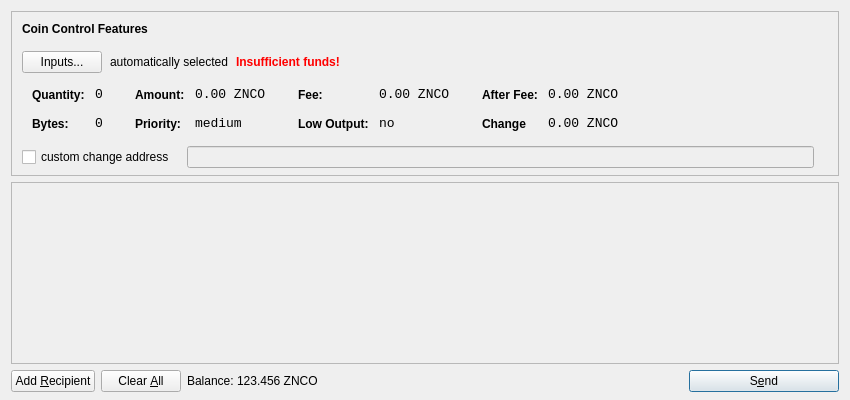
<?xml version="1.0" encoding="UTF-8"?>
<ui version="4.0">
 <class>SendCoinsDialog</class>
 <widget class="QDialog" name="SendCoinsDialog">
  <property name="geometry">
   <rect>
    <x>0</x>
    <y>0</y>
    <width>850</width>
    <height>400</height>
   </rect>
  </property>
  <property name="windowTitle">
   <string>Send Coins</string>
  </property>
  <layout class="QVBoxLayout" name="verticalLayout" stretch="0,1,0">
   <property name="bottomMargin">
    <number>8</number>
   </property>
   <item>
    <widget class="QFrame" name="frameCoinControl">
     <property name="sizePolicy">
      <sizepolicy hsizetype="Expanding" vsizetype="Expanding">
       <horstretch>0</horstretch>
       <verstretch>0</verstretch>
      </sizepolicy>
     </property>
     <property name="maximumSize">
      <size>
       <width>16777215</width>
       <height>16777215</height>
      </size>
     </property>
     <property name="frameShape">
      <enum>QFrame::StyledPanel</enum>
     </property>
     <property name="frameShadow">
      <enum>QFrame::Sunken</enum>
     </property>
     <layout class="QVBoxLayout" name="verticalLayoutCoinControl2">
      <property name="spacing">
       <number>-1</number>
      </property>
      <property name="leftMargin">
       <number>0</number>
      </property>
      <property name="topMargin">
       <number>0</number>
      </property>
      <property name="rightMargin">
       <number>0</number>
      </property>
      <property name="bottomMargin">
       <number>6</number>
      </property>
      <item>
       <layout class="QVBoxLayout" name="verticalLayoutCoinControl" stretch="0,0,0,0,1">
        <property name="spacing">
         <number>0</number>
        </property>
        <property name="leftMargin">
         <number>10</number>
        </property>
        <property name="topMargin">
         <number>10</number>
        </property>
        <item>
         <layout class="QHBoxLayout" name="horizontalLayoutCoinControl1">
          <property name="bottomMargin">
           <number>15</number>
          </property>
          <item>
           <widget class="QLabel" name="labelCoinControlFeatures">
            <property name="sizePolicy">
             <sizepolicy hsizetype="Preferred" vsizetype="Maximum">
              <horstretch>0</horstretch>
              <verstretch>0</verstretch>
             </sizepolicy>
            </property>
            <property name="font">
             <font>
              <weight>75</weight>
              <bold>true</bold>
             </font>
            </property>
            <property name="styleSheet">
             <string notr="true">font-weight:bold;</string>
            </property>
            <property name="text">
             <string>Coin Control Features</string>
            </property>
           </widget>
          </item>
         </layout>
        </item>
        <item>
         <layout class="QHBoxLayout" name="horizontalLayoutCoinControl2" stretch="0,0,0,0">
          <property name="spacing">
           <number>8</number>
          </property>
          <property name="bottomMargin">
           <number>10</number>
          </property>
          <item>
           <widget class="QPushButton" name="pushButtonCoinControl">
            <property name="styleSheet">
             <string notr="true"/>
            </property>
            <property name="text">
             <string>Inputs...</string>
            </property>
           </widget>
          </item>
          <item>
           <widget class="QLabel" name="labelCoinControlAutomaticallySelected">
            <property name="text">
             <string>automatically selected</string>
            </property>
            <property name="margin">
             <number>5</number>
            </property>
           </widget>
          </item>
          <item>
           <widget class="QLabel" name="labelCoinControlInsuffFunds">
            <property name="font">
             <font>
              <weight>75</weight>
              <bold>true</bold>
             </font>
            </property>
            <property name="styleSheet">
             <string notr="true">color:red;font-weight:bold;</string>
            </property>
            <property name="text">
             <string>Insufficient funds!</string>
            </property>
            <property name="margin">
             <number>5</number>
            </property>
           </widget>
          </item>
          <item>
           <spacer name="horizontalSpacerCoinControl">
            <property name="orientation">
             <enum>Qt::Horizontal</enum>
            </property>
            <property name="sizeHint" stdset="0">
             <size>
              <width>40</width>
              <height>1</height>
             </size>
            </property>
           </spacer>
          </item>
         </layout>
        </item>
        <item>
         <widget class="QWidget" name="widgetCoinControl" native="true">
          <property name="sizePolicy">
           <sizepolicy hsizetype="Preferred" vsizetype="Preferred">
            <horstretch>0</horstretch>
            <verstretch>0</verstretch>
           </sizepolicy>
          </property>
          <property name="minimumSize">
           <size>
            <width>0</width>
            <height>0</height>
           </size>
          </property>
          <property name="styleSheet">
           <string notr="true"/>
          </property>
          <layout class="QHBoxLayout" name="horizontalLayoutCoinControl5">
           <property name="margin">
            <number>0</number>
           </property>
           <item>
            <layout class="QHBoxLayout" name="horizontalLayoutCoinControl3" stretch="0,0,0,1">
             <property name="spacing">
              <number>20</number>
             </property>
             <property name="topMargin">
              <number>0</number>
             </property>
             <property name="bottomMargin">
              <number>10</number>
             </property>
             <item>
              <layout class="QFormLayout" name="formLayoutCoinControl1">
               <property name="horizontalSpacing">
                <number>10</number>
               </property>
               <property name="verticalSpacing">
                <number>14</number>
               </property>
               <property name="leftMargin">
                <number>10</number>
               </property>
               <property name="topMargin">
                <number>4</number>
               </property>
               <property name="rightMargin">
                <number>6</number>
               </property>
               <item row="0" column="0">
                <widget class="QLabel" name="labelCoinControlQuantityText">
                 <property name="styleSheet">
                  <string notr="true">font-weight:bold;</string>
                 </property>
                 <property name="text">
                  <string>Quantity:</string>
                 </property>
                 <property name="margin">
                  <number>0</number>
                 </property>
                </widget>
               </item>
               <item row="0" column="1">
                <widget class="QLabel" name="labelCoinControlQuantity">
                 <property name="font">
                  <font>
                   <family>Monospace</family>
                   <pointsize>10</pointsize>
                  </font>
                 </property>
                 <property name="cursor">
                  <cursorShape>IBeamCursor</cursorShape>
                 </property>
                 <property name="contextMenuPolicy">
                  <enum>Qt::ActionsContextMenu</enum>
                 </property>
                 <property name="text">
                  <string>0</string>
                 </property>
                 <property name="margin">
                  <number>0</number>
                 </property>
                 <property name="textInteractionFlags">
                  <set>Qt::LinksAccessibleByMouse|Qt::TextSelectableByKeyboard|Qt::TextSelectableByMouse</set>
                 </property>
                </widget>
               </item>
               <item row="1" column="0">
                <widget class="QLabel" name="labelCoinControlBytesText">
                 <property name="styleSheet">
                  <string notr="true">font-weight:bold;</string>
                 </property>
                 <property name="text">
                  <string>Bytes:</string>
                 </property>
                </widget>
               </item>
               <item row="1" column="1">
                <widget class="QLabel" name="labelCoinControlBytes">
                 <property name="font">
                  <font>
                   <family>Monospace</family>
                   <pointsize>10</pointsize>
                  </font>
                 </property>
                 <property name="cursor">
                  <cursorShape>IBeamCursor</cursorShape>
                 </property>
                 <property name="contextMenuPolicy">
                  <enum>Qt::ActionsContextMenu</enum>
                 </property>
                 <property name="text">
                  <string>0</string>
                 </property>
                 <property name="textInteractionFlags">
                  <set>Qt::LinksAccessibleByMouse|Qt::TextSelectableByKeyboard|Qt::TextSelectableByMouse</set>
                 </property>
                </widget>
               </item>
              </layout>
             </item>
             <item>
              <layout class="QFormLayout" name="formLayoutCoinControl2">
               <property name="horizontalSpacing">
                <number>10</number>
               </property>
               <property name="verticalSpacing">
                <number>14</number>
               </property>
               <property name="leftMargin">
                <number>6</number>
               </property>
               <property name="topMargin">
                <number>4</number>
               </property>
               <property name="rightMargin">
                <number>6</number>
               </property>
               <item row="0" column="0">
                <widget class="QLabel" name="labelCoinControlAmountText">
                 <property name="styleSheet">
                  <string notr="true">font-weight:bold;</string>
                 </property>
                 <property name="text">
                  <string>Amount:</string>
                 </property>
                 <property name="margin">
                  <number>0</number>
                 </property>
                </widget>
               </item>
               <item row="0" column="1">
                <widget class="QLabel" name="labelCoinControlAmount">
                 <property name="font">
                  <font>
                   <family>Monospace</family>
                   <pointsize>10</pointsize>
                  </font>
                 </property>
                 <property name="cursor">
                  <cursorShape>IBeamCursor</cursorShape>
                 </property>
                 <property name="contextMenuPolicy">
                  <enum>Qt::ActionsContextMenu</enum>
                 </property>
                 <property name="text">
                  <string>0.00 ZNCO</string>
                 </property>
                 <property name="textInteractionFlags">
                  <set>Qt::LinksAccessibleByMouse|Qt::TextSelectableByKeyboard|Qt::TextSelectableByMouse</set>
                 </property>
                </widget>
               </item>
               <item row="1" column="0">
                <widget class="QLabel" name="labelCoinControlPriorityText">
                 <property name="styleSheet">
                  <string notr="true">font-weight:bold;</string>
                 </property>
                 <property name="text">
                  <string>Priority:</string>
                 </property>
                </widget>
               </item>
               <item row="1" column="1">
                <widget class="QLabel" name="labelCoinControlPriority">
                 <property name="font">
                  <font>
                   <family>Monospace</family>
                   <pointsize>10</pointsize>
                  </font>
                 </property>
                 <property name="cursor">
                  <cursorShape>IBeamCursor</cursorShape>
                 </property>
                 <property name="contextMenuPolicy">
                  <enum>Qt::ActionsContextMenu</enum>
                 </property>
                 <property name="text">
                  <string>medium</string>
                 </property>
                 <property name="textInteractionFlags">
                  <set>Qt::LinksAccessibleByMouse|Qt::TextSelectableByKeyboard|Qt::TextSelectableByMouse</set>
                 </property>
                </widget>
               </item>
              </layout>
             </item>
             <item>
              <layout class="QFormLayout" name="formLayoutCoinControl3">
               <property name="horizontalSpacing">
                <number>10</number>
               </property>
               <property name="verticalSpacing">
                <number>14</number>
               </property>
               <property name="leftMargin">
                <number>6</number>
               </property>
               <property name="topMargin">
                <number>4</number>
               </property>
               <property name="rightMargin">
                <number>6</number>
               </property>
               <item row="0" column="0">
                <widget class="QLabel" name="labelCoinControlFeeText">
                 <property name="styleSheet">
                  <string notr="true">font-weight:bold;</string>
                 </property>
                 <property name="text">
                  <string>Fee:</string>
                 </property>
                 <property name="margin">
                  <number>0</number>
                 </property>
                </widget>
               </item>
               <item row="0" column="1">
                <widget class="QLabel" name="labelCoinControlFee">
                 <property name="font">
                  <font>
                   <family>Monospace</family>
                   <pointsize>10</pointsize>
                  </font>
                 </property>
                 <property name="cursor">
                  <cursorShape>IBeamCursor</cursorShape>
                 </property>
                 <property name="contextMenuPolicy">
                  <enum>Qt::ActionsContextMenu</enum>
                 </property>
                 <property name="text">
                  <string>0.00 ZNCO</string>
                 </property>
                 <property name="textInteractionFlags">
                  <set>Qt::LinksAccessibleByMouse|Qt::TextSelectableByKeyboard|Qt::TextSelectableByMouse</set>
                 </property>
                </widget>
               </item>
               <item row="1" column="0">
                <widget class="QLabel" name="labelCoinControlLowOutputText">
                 <property name="styleSheet">
                  <string notr="true">font-weight:bold;</string>
                 </property>
                 <property name="text">
                  <string>Low Output:</string>
                 </property>
                </widget>
               </item>
               <item row="1" column="1">
                <widget class="QLabel" name="labelCoinControlLowOutput">
                 <property name="font">
                  <font>
                   <family>Monospace</family>
                   <pointsize>10</pointsize>
                  </font>
                 </property>
                 <property name="cursor">
                  <cursorShape>IBeamCursor</cursorShape>
                 </property>
                 <property name="contextMenuPolicy">
                  <enum>Qt::ActionsContextMenu</enum>
                 </property>
                 <property name="text">
                  <string>no</string>
                 </property>
                 <property name="textInteractionFlags">
                  <set>Qt::LinksAccessibleByMouse|Qt::TextSelectableByKeyboard|Qt::TextSelectableByMouse</set>
                 </property>
                </widget>
               </item>
              </layout>
             </item>
             <item>
              <layout class="QFormLayout" name="formLayoutCoinControl4">
               <property name="horizontalSpacing">
                <number>10</number>
               </property>
               <property name="verticalSpacing">
                <number>14</number>
               </property>
               <property name="leftMargin">
                <number>6</number>
               </property>
               <property name="topMargin">
                <number>4</number>
               </property>
               <property name="rightMargin">
                <number>6</number>
               </property>
               <item row="0" column="0">
                <widget class="QLabel" name="labelCoinControlAfterFeeText">
                 <property name="styleSheet">
                  <string notr="true">font-weight:bold;</string>
                 </property>
                 <property name="text">
                  <string>After Fee:</string>
                 </property>
                 <property name="margin">
                  <number>0</number>
                 </property>
                </widget>
               </item>
               <item row="0" column="1">
                <widget class="QLabel" name="labelCoinControlAfterFee">
                 <property name="font">
                  <font>
                   <family>Monospace</family>
                   <pointsize>10</pointsize>
                  </font>
                 </property>
                 <property name="cursor">
                  <cursorShape>IBeamCursor</cursorShape>
                 </property>
                 <property name="contextMenuPolicy">
                  <enum>Qt::ActionsContextMenu</enum>
                 </property>
                 <property name="text">
                  <string>0.00 ZNCO</string>
                 </property>
                 <property name="textInteractionFlags">
                  <set>Qt::LinksAccessibleByMouse|Qt::TextSelectableByKeyboard|Qt::TextSelectableByMouse</set>
                 </property>
                </widget>
               </item>
               <item row="1" column="0">
                <widget class="QLabel" name="labelCoinControlChangeText">
                 <property name="styleSheet">
                  <string notr="true">font-weight:bold;</string>
                 </property>
                 <property name="text">
                  <string>Change</string>
                 </property>
                </widget>
               </item>
               <item row="1" column="1">
                <widget class="QLabel" name="labelCoinControlChange">
                 <property name="font">
                  <font>
                   <family>Monospace</family>
                   <pointsize>10</pointsize>
                  </font>
                 </property>
                 <property name="cursor">
                  <cursorShape>IBeamCursor</cursorShape>
                 </property>
                 <property name="contextMenuPolicy">
                  <enum>Qt::ActionsContextMenu</enum>
                 </property>
                 <property name="text">
                  <string>0.00 ZNCO</string>
                 </property>
                 <property name="textInteractionFlags">
                  <set>Qt::LinksAccessibleByMouse|Qt::TextSelectableByKeyboard|Qt::TextSelectableByMouse</set>
                 </property>
                </widget>
               </item>
              </layout>
             </item>
            </layout>
           </item>
          </layout>
         </widget>
        </item>
        <item>
         <layout class="QHBoxLayout" name="horizontalLayoutCoinControl4" stretch="0,0,0">
          <property name="spacing">
           <number>12</number>
          </property>
          <property name="sizeConstraint">
           <enum>QLayout::SetDefaultConstraint</enum>
          </property>
          <property name="topMargin">
           <number>5</number>
          </property>
          <property name="rightMargin">
           <number>5</number>
          </property>
          <item>
           <widget class="QCheckBox" name="checkBoxCoinControlChange">
            <property name="text">
             <string>custom change address</string>
            </property>
           </widget>
          </item>
          <item>
           <widget class="QLineEdit" name="lineEditCoinControlChange">
            <property name="enabled">
             <bool>false</bool>
            </property>
            <property name="sizePolicy">
             <sizepolicy hsizetype="Expanding" vsizetype="Fixed">
              <horstretch>0</horstretch>
              <verstretch>0</verstretch>
             </sizepolicy>
            </property>
           </widget>
          </item>
          <item>
           <widget class="QLabel" name="labelCoinControlChangeLabel">
            <property name="sizePolicy">
             <sizepolicy hsizetype="Preferred" vsizetype="Expanding">
              <horstretch>0</horstretch>
              <verstretch>0</verstretch>
             </sizepolicy>
            </property>
            <property name="minimumSize">
             <size>
              <width>0</width>
              <height>0</height>
             </size>
            </property>
            <property name="text">
             <string/>
            </property>
            <property name="margin">
             <number>3</number>
            </property>
           </widget>
          </item>
         </layout>
        </item>
        <item>
         <spacer name="verticalSpacerCoinControl">
          <property name="orientation">
           <enum>Qt::Vertical</enum>
          </property>
          <property name="sizeHint" stdset="0">
           <size>
            <width>800</width>
            <height>1</height>
           </size>
          </property>
         </spacer>
        </item>
       </layout>
      </item>
     </layout>
    </widget>
   </item>
   <item>
    <widget class="QScrollArea" name="scrollArea">
     <property name="widgetResizable">
      <bool>true</bool>
     </property>
     <widget class="QWidget" name="scrollAreaWidgetContents">
      <property name="geometry">
       <rect>
        <x>0</x>
        <y>0</y>
        <width>830</width>
        <height>165</height>
       </rect>
      </property>
      <layout class="QVBoxLayout" name="verticalLayout_2">
       <property name="margin">
        <number>0</number>
       </property>
       <item>
        <layout class="QVBoxLayout" name="entries">
         <property name="spacing">
          <number>6</number>
         </property>
        </layout>
       </item>
       <item>
        <spacer name="verticalSpacer">
         <property name="orientation">
          <enum>Qt::Vertical</enum>
         </property>
         <property name="sizeHint" stdset="0">
          <size>
           <width>20</width>
           <height>40</height>
          </size>
         </property>
        </spacer>
       </item>
      </layout>
     </widget>
    </widget>
   </item>
   <item>
    <layout class="QHBoxLayout" name="horizontalLayout">
     <item>
      <widget class="QPushButton" name="addButton">
       <property name="toolTip">
        <string>Send to multiple recipients at once</string>
       </property>
       <property name="text">
        <string>Add &amp;Recipient</string>
       </property>
       <property name="icon">
        <iconset resource="../bitcoin.qrc">
         <normaloff>:/icons/add</normaloff>:/icons/add</iconset>
       </property>
       <property name="autoDefault">
        <bool>false</bool>
       </property>
      </widget>
     </item>
     <item>
      <widget class="QPushButton" name="clearButton">
       <property name="sizePolicy">
        <sizepolicy hsizetype="Minimum" vsizetype="Fixed">
         <horstretch>0</horstretch>
         <verstretch>0</verstretch>
        </sizepolicy>
       </property>
       <property name="toolTip">
        <string>Remove all transaction fields</string>
       </property>
       <property name="text">
        <string>Clear &amp;All</string>
       </property>
       <property name="icon">
        <iconset resource="../bitcoin.qrc">
         <normaloff>:/icons/remove</normaloff>:/icons/remove</iconset>
       </property>
       <property name="autoRepeatDelay">
        <number>300</number>
       </property>
       <property name="autoDefault">
        <bool>false</bool>
       </property>
      </widget>
     </item>
     <item>
      <layout class="QHBoxLayout" name="horizontalLayout_2">
       <property name="spacing">
        <number>3</number>
       </property>
       <item>
        <widget class="QLabel" name="label">
         <property name="sizePolicy">
          <sizepolicy hsizetype="Preferred" vsizetype="Fixed">
           <horstretch>0</horstretch>
           <verstretch>0</verstretch>
          </sizepolicy>
         </property>
         <property name="text">
          <string>Balance:</string>
         </property>
        </widget>
       </item>
       <item>
        <widget class="QLabel" name="labelBalance">
         <property name="sizePolicy">
          <sizepolicy hsizetype="Preferred" vsizetype="Fixed">
           <horstretch>0</horstretch>
           <verstretch>0</verstretch>
          </sizepolicy>
         </property>
         <property name="cursor">
          <cursorShape>IBeamCursor</cursorShape>
         </property>
         <property name="text">
          <string>123.456 ZNCO</string>
         </property>
         <property name="textInteractionFlags">
          <set>Qt::LinksAccessibleByMouse|Qt::TextSelectableByKeyboard|Qt::TextSelectableByMouse</set>
         </property>
        </widget>
       </item>
      </layout>
     </item>
     <item>
      <spacer name="horizontalSpacer">
       <property name="orientation">
        <enum>Qt::Horizontal</enum>
       </property>
       <property name="sizeHint" stdset="0">
        <size>
         <width>40</width>
         <height>20</height>
        </size>
       </property>
      </spacer>
     </item>
     <item>
      <widget class="QPushButton" name="sendButton">
       <property name="minimumSize">
        <size>
         <width>150</width>
         <height>0</height>
        </size>
       </property>
       <property name="toolTip">
        <string>Confirm the send action</string>
       </property>
       <property name="text">
        <string>S&amp;end</string>
       </property>
       <property name="icon">
        <iconset resource="../bitcoin.qrc">
         <normaloff>:/icons/send</normaloff>:/icons/send</iconset>
       </property>
       <property name="default">
        <bool>true</bool>
       </property>
      </widget>
     </item>
    </layout>
   </item>
  </layout>
 </widget>
 <resources>
  <include location="../bitcoin.qrc"/>
 </resources>
 <connections/>
</ui>
